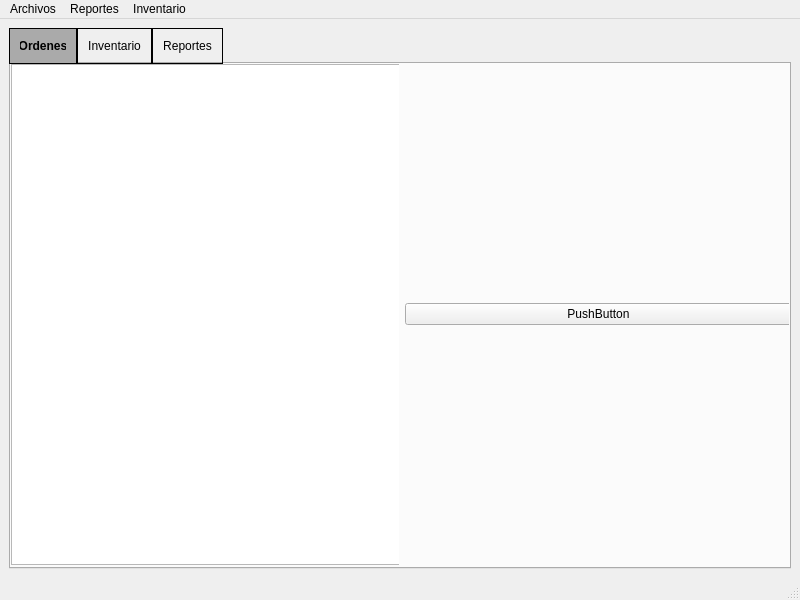
<?xml version="1.0" encoding="UTF-8"?>
<ui version="4.0">
 <class>MainWindow</class>
 <widget class="QMainWindow" name="MainWindow">
  <property name="geometry">
   <rect>
    <x>0</x>
    <y>0</y>
    <width>800</width>
    <height>600</height>
   </rect>
  </property>
  <property name="windowTitle">
   <string>SellingSoftwareForMollysCookies</string>
  </property>
  <widget class="QWidget" name="centralwidget">
   <layout class="QGridLayout" name="gridLayout">
    <item row="0" column="0">
     <widget class="QTabWidget" name="tabs">
      <property name="styleSheet">
       <string notr="true">QTabBar::tab {
        border: 1px solid black;
        padding: 10px;
}
QTabBar::tab:selected {
        background: rgb(170, 170, 170);
        font-weight: bold;
}
QTabBar::tab:hover {
        background: rgb(200, 200, 200);
}</string>
      </property>
      <property name="currentIndex">
       <number>0</number>
      </property>
      <widget class="QWidget" name="ordenesTab">
       <attribute name="title">
        <string>Ordenes</string>
       </attribute>
       <widget class="QWidget" name="horizontalLayoutWidget">
        <property name="geometry">
         <rect>
          <x>0</x>
          <y>0</y>
          <width>781</width>
          <height>501</height>
         </rect>
        </property>
        <layout class="QHBoxLayout" name="horizontalLayout">
         <property name="sizeConstraint">
          <enum>QLayout::SetDefaultConstraint</enum>
         </property>
         <item>
          <widget class="QWidget" name="widget" native="true">
           <widget class="QWidget" name="verticalLayoutWidget">
            <property name="geometry">
             <rect>
              <x>0</x>
              <y>0</y>
              <width>391</width>
              <height>501</height>
             </rect>
            </property>
            <layout class="QVBoxLayout" name="verticalLayout">
             <item>
              <widget class="QTreeView" name="treeView"/>
             </item>
            </layout>
           </widget>
          </widget>
         </item>
         <item>
          <widget class="QPushButton" name="pushButton_3">
           <property name="text">
            <string>PushButton</string>
           </property>
          </widget>
         </item>
        </layout>
       </widget>
      </widget>
      <widget class="QWidget" name="inventarioTab">
       <attribute name="title">
        <string>Inventario</string>
       </attribute>
      </widget>
      <widget class="QWidget" name="reportesTab">
       <attribute name="title">
        <string>Reportes</string>
       </attribute>
      </widget>
     </widget>
    </item>
   </layout>
  </widget>
  <widget class="QMenuBar" name="menubar">
   <property name="geometry">
    <rect>
     <x>0</x>
     <y>0</y>
     <width>800</width>
     <height>22</height>
    </rect>
   </property>
   <widget class="QMenu" name="menuFile">
    <property name="title">
     <string>Archivos</string>
    </property>
   </widget>
   <widget class="QMenu" name="menuReportes">
    <property name="title">
     <string>Reportes</string>
    </property>
   </widget>
   <widget class="QMenu" name="menuInventario">
    <property name="title">
     <string>Inventario</string>
    </property>
   </widget>
   <addaction name="menuFile"/>
   <addaction name="menuReportes"/>
   <addaction name="menuInventario"/>
  </widget>
  <widget class="QStatusBar" name="statusbar"/>
 </widget>
 <resources/>
 <connections/>
</ui>
